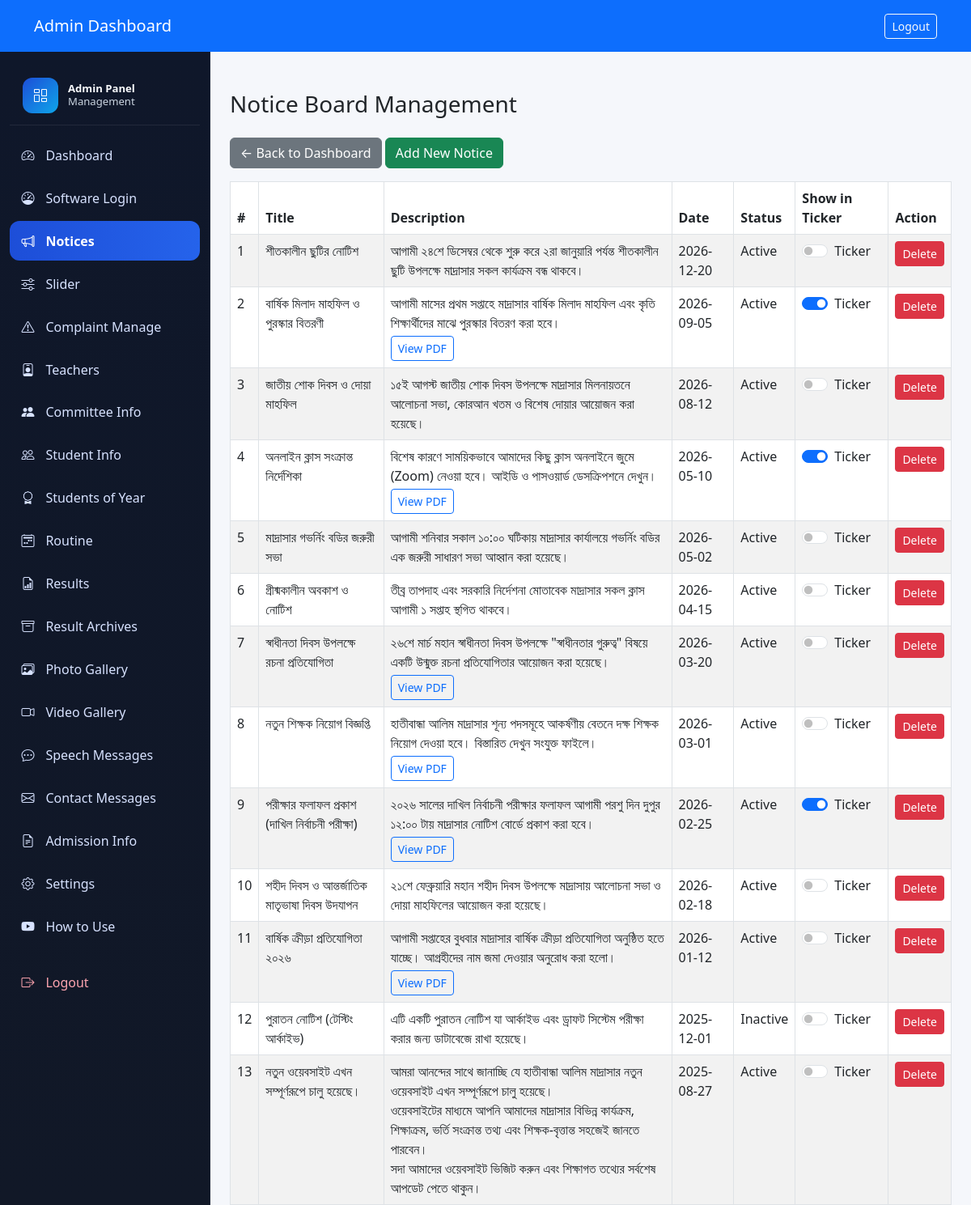
The page /admin/notices.php (signed in) on the database as committed earlier.
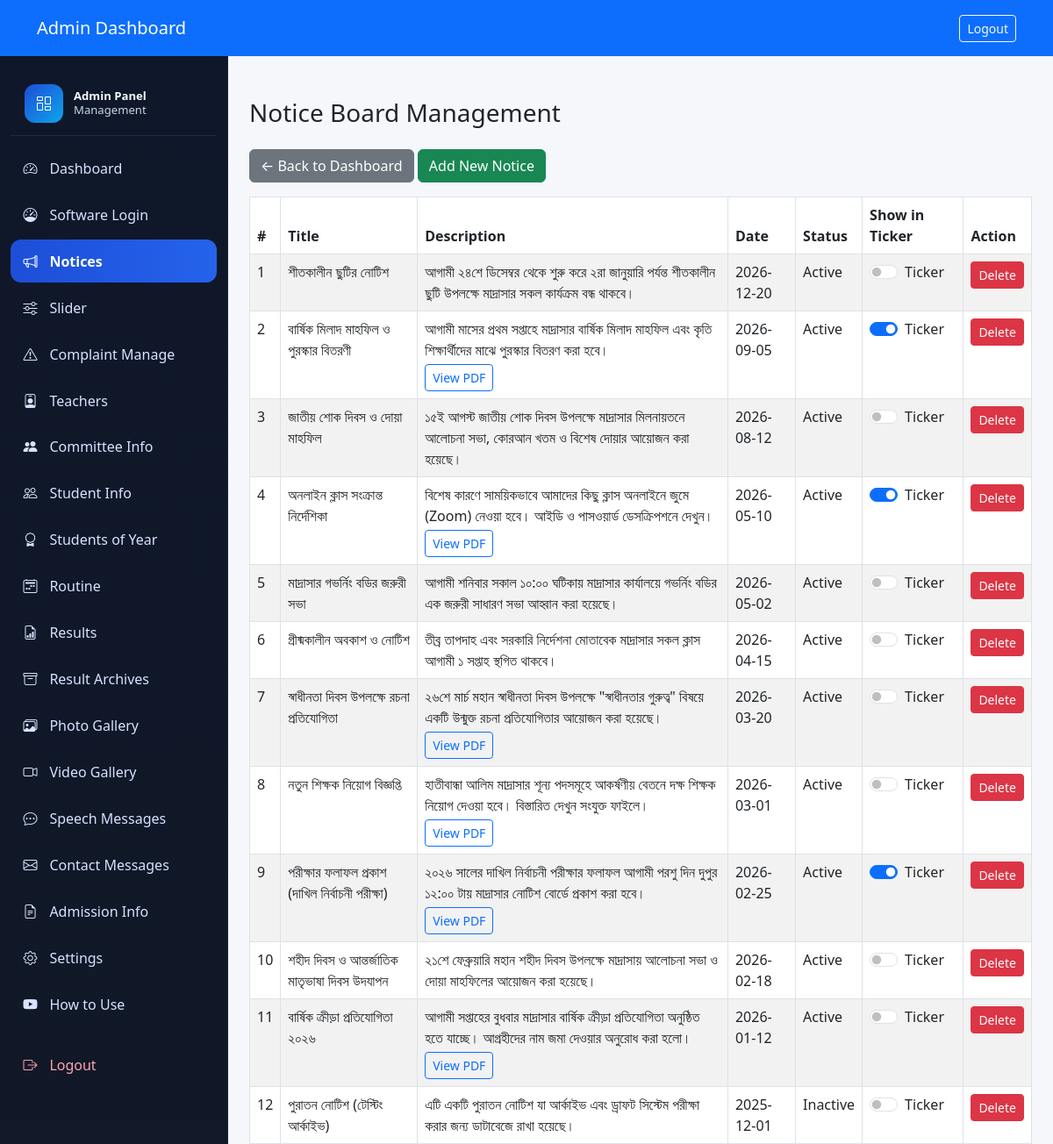
The same page on the database as committed later.
### tables this page shows
CREATE TABLE `notices` (
  `id` int(11) NOT NULL,
  `title` varchar(255) NOT NULL,
  `description` text DEFAULT NULL,
  `notice_date` date DEFAULT NULL,
  `status` tinyint(1) DEFAULT 1,
  `created_at` timestamp NOT NULL DEFAULT current_timestamp(),
  `show_in_ticker` tinyint(1) NOT NULL DEFAULT 1,
  `attachment` varchar(255) DEFAULT NULL
);

### admin/notices.php (the view, shortened to what this page needs)
<?php
require_once '../includes/db.php';
class Notice {
    private $conn;
    public function __construct($conn) {
        $this->conn = $conn;
    }
    public function getAll() {
        $sql = 'SELECT * FROM notices ORDER BY notice_date DESC, id DESC';
        return $this->conn->query($sql);
    }
}
$notice = new Notice($conn);
function make_links_clickable($text) {
    $pattern = '/(https?:\/\/[\w\-\.\/?&=;%#@!\+~:,]+)/i';
    return preg_replace($pattern, '<a href="$1" target="_blank" rel="noopener noreferrer">$1</a>', htmlspecialchars($text));
}
$notices = $notice->getAll();
?>
<!DOCTYPE html>
<html lang="en">
<head>
    <link href="https://cdn.jsdelivr.net/npm/bootstrap@5.3.0/dist/css/bootstrap.min.css" rel="stylesheet">
</head>
<body>
<nav class="navbar navbar-expand-lg navbar-dark bg-primary">
    <div class="container">
        <a class="navbar-brand" href="dashboard.php">Admin Dashboard</a>
        <div class="ms-auto">
            <a href="logout.php" class="btn btn-outline-light btn-sm">Logout</a>
        </div>
    </div>
</nav>
<div class="container-fluid">
  <div class="row gx-0">
    <div class="col-md-3 col-lg-2 p-0">
      <?php include '_sidebar.php'; ?>
    </div>
    <main class="col-md-9 col-lg-10 px-md-4 d-flex flex-column" style="min-height: 100vh;">
      <div class="my-5">
        <h3 class="mb-4">Notice Board Management</h3>
        <a href="dashboard.php" class="btn btn-secondary mb-3">&larr; Back to Dashboard</a>
        <button class="btn btn-success mb-3" data-bs-toggle="modal" data-bs-target="#addNoticeModal">Add New Notice</button>
        <table class="table table-bordered table-striped">
          <thead>
            <tr>
              <th>#</th>
              <th>Title</th>
              <th>Description</th>
              <th>Date</th>
              <th>Status</th>
              <th>Show in Ticker</th>
              <th>Action</th>
            </tr>
          </thead>
          <tbody>
            <?php if ($notices && $notices->num_rows > 0): $i=1; while($row = $notices->fetch_assoc()): ?>
            <tr>
              <td><?php echo $i++; ?></td>
              <td><?php echo htmlspecialchars($row['title']); ?></td>
              <td>
                <?php echo nl2br(make_links_clickable($row['description'])); ?>
                <?php if (!empty($row['attachment'])): ?>
                  <br>
                  <?php
                    $ext = strtolower(pathinfo($row['attachment'], PATHINFO_EXTENSION));
                    $fileUrl = '../assets/notices/' . $row['attachment'];
                  ?>
                  <?php if (in_array($ext, ['jpg', 'jpeg', 'png', 'gif'])): ?>
                    <img src="<?php echo $fileUrl; ?>" alt="Attachment" style="max-width:100px;max-height:100px;display:block;margin-top:5px;">
                  <?php elseif ($ext === 'pdf'): ?>
                    <a href="<?php echo $fileUrl; ?>" target="_blank" class="btn btn-sm btn-outline-primary mt-1">View PDF</a>
                  <?php else: ?>
                    <a href="<?php echo $fileUrl; ?>" target="_blank" class="btn btn-sm btn-outline-secondary mt-1">Download Attachment</a>
                  <?php endif; ?>
                <?php endif; ?>
              </td>
              <td><?php echo htmlspecialchars($row['notice_date']); ?></td>
              <td><?php echo $row['status'] ? 'Active' : 'Inactive'; ?></td>
              <td>
                <div class="form-check form-switch">
                  <input class="form-check-input ticker-toggle" type="checkbox" data-id="<?php echo $row['id']; ?>" <?php echo ($row['show_in_ticker'] ? 'checked' : ''); ?>>
                  <label class="form-check-label">Ticker</label>
                </div>
              </td>
              <td>
                <a href="?delete=<?php echo $row['id']; ?>" class="btn btn-danger btn-sm" onclick="return confirm('Delete this notice?');">Delete</a>
              </td>
            </tr>
            <?php endwhile; else: ?>
            <tr><td colspan="7" class="text-center">No notices found.</td></tr>
            <?php endif; ?>
          </tbody>
        </table>
      </div>
    </main>
  </div>
</div>
</body>
</html>

Rows that differ between the two databases and show on the page:
removed notices: title "নতুন ওয়েবসাইট এখন সম্পূর্ণরূপে চালু হয়েছে।", description "আমরা আনন্দের সাথে জানাচ্ছি যে হাতীবান্ধা আলিম মাদ্রাসার নতুন ওয়েবসাইট এখন সম্পূর্ণরূপে চালু হয়েছে। ওয়েবসাইটের মাধ্যমে আপনি আমাদের মাদ্রাসার বিভিন্ন কার্যক্রম, শিক্ষাক্রম, ভর্তি সংক্রান্ত তথ্য এবং শিক্ষক-বৃত্তান্ত সহজেই জানতে পারবেন। সদা আমাদের ওয়েবসাইট ভিজিট করুন এবং শিক্ষাগত তথ্যের সর্বশেষ আপডেট পেতে থাকুন।", notice_date "2025-08-27", status "Active"
